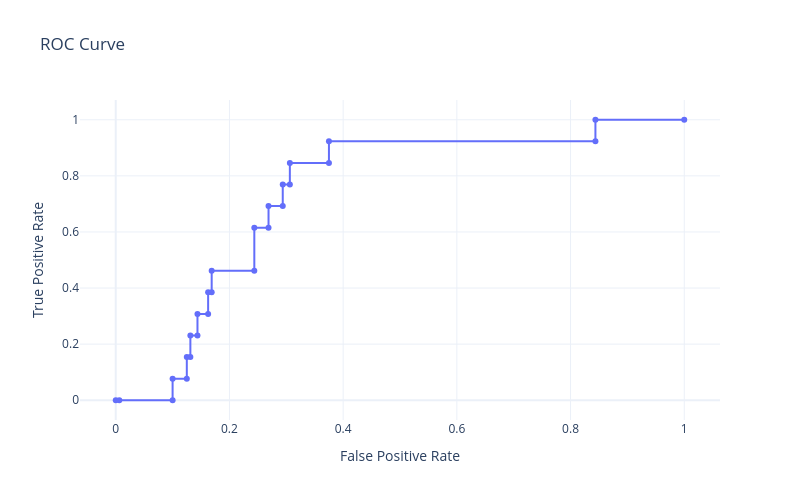

Notebook cell for this chart:
### Markdown cell above
### Support Vector Machine (SVM) Classifier

Support Vector Machines aim to find a hyperplane that maximally separates classes in the feature space. The separation is done by maximizing the margin between the classes, defined by the closest points (support vectors).

#### Linear SVM

Given labeled data $(\mathbf{x}_i, y_i)$, where $\mathbf{x}_i \in \mathbb{R}^n$ and $y_i \in \{-1, +1\}$, SVM solves:

$$
\min_{\mathbf{w}, b, \boldsymbol{\xi}} \ \frac{1}{2} \|\mathbf{w}\|^2 + C \sum_{i=1}^n \xi_i
$$
$$
\text{subject to } \ y_i(\mathbf{w}^\top \mathbf{x}_i + b) \geq 1 - \xi_i, \quad \xi_i \geq 0
$$

Where:
- $\mathbf{w}$: weight vector (normal to the hyperplane)
- $b$: bias term
- $xi_i$: slack variables for misclassification
- $C > 0$: regularization parameter


##### Nonlinear SVM

To handle nonlinear boundaries, SVM maps data into a higher-dimensional space via a kernel function $K(\mathbf{x}_i, \mathbf{x}_j)$:

$$
K(\mathbf{x}_i, \mathbf{x}_j) = \phi(\mathbf{x}_i)^\top \phi(\mathbf{x}_j)
$$

Kernels:
- Linear: $K(\mathbf{x}, \mathbf{z}) = \mathbf{x}^\top \mathbf{z}$
- RBF: $K(\mathbf{x}, \mathbf{z}) = \exp(-\gamma \|\mathbf{x} - \mathbf{z}\|^2)$
- Polynomial: $K(\mathbf{x}, \mathbf{z}) = (\mathbf{x}^\top \mathbf{z} + r)^d$


The model:

- Has no distributional assumptions.
- Assumes classes are separable with margin.
- Is sensitive to feature scaling.

### Code cell
# SVM Classifier
from sklearn.preprocessing import StandardScaler
from sklearn.pipeline import Pipeline
from sklearn.svm import SVC

# ----------------------------------------- Model Parameters  -----------------------------------------

auto_best_threshold_based_on_metric = 'accuracy'      # Available metrics: ["accuracy", "sensitivity", "specificity", "ppv", "npv", "f1", "auc"]
include_bootstrap_confidence_intervals = False        # True # False
cross_validation_splits = 5                           # 5-Fold cross validation
grid_search_scoring_metric = 'recall'                 # choosing best metric in grid search : ['roc_auc','recall']

# ----------------------------------------------------------------------------------------------------

# scaling + SVM
svm_pipe = Pipeline([
    ('scaler', StandardScaler()),
    ('svc', SVC(probability=True, kernel='rbf', class_weight='balanced', random_state=42))
])

# SVM hyperparameter grid
svm_param_grid = {
    'svc__C': [0.01, 0.1, 1, 10, 100],
    'svc__gamma': ['scale', 'auto'],
    'svc__kernel': ['rbf', 'linear', 'poly', 'sigmoid']
}

cv = StratifiedKFold(n_splits=cross_validation_splits, shuffle=True, random_state=random_state)
svm_grid = GridSearchCV(svm_pipe, svm_param_grid, cv=cv, scoring=grid_search_scoring_metric, n_jobs=-1) 
svm_grid.fit(X_train, y_train)

print("SVM best parameters:", svm_grid.best_params_)
print("SVM best CV ROC AUC:", svm_grid.best_score_)

# Test set evaluation
svm_best = svm_grid.best_estimator_
y_test_proba_svm = svm_best.predict_proba(X_test)[:, 1]

best_metrics_svm = find_best_threshold(
    model=svm_best,
    X_test=X_test,
    y_test=y_test,
    metric=auto_best_threshold_based_on_metric,             
    bootstrap=include_bootstrap_confidence_intervals,    # to get CI    
    n_bootstrap=100        
)

print_metrics(metrics_dict=best_metrics_svm)

plot_confusion_mat(svm_best, 
                   X_test, y_test, 
                   threshold=best_metrics_svm['threshold'], 
                   labels=["Human", "Robot"])

fig = plot_auc(y_test, y_test_proba_svm)
fig.show()

# ------------------------ Choosing a different threshold ------------------------

# threshold_to_display = 0.5 

# threshold_dict = evaluate_model_at_threshold(svm_best, 
#                             X_test, y_test, 
#                             threshold=threshold_to_display, 
#                             bootstrap=include_bootstrap_confidence_intervals, 
#                             n_bootstrap=100)

# print_metrics(metrics_dict=threshold_dict)

# plot_confusion_mat(svm_best, 
#                    X_test, y_test, 
#                    threshold=threshold_dict['threshold'], 
#                    labels=["Human", "Robot"])

# --------------------------------------------------------------------------------

### Figure 1 — Plotly figure (JSON) as saved in the notebook; plotly's stock layout.template omitted (floating-point values rounded to 4 significant figures)
{"data": [{"hoverinfo": "text", "mode": "lines+markers", "name": "ROC Curve", "text": ["Threshold: inf<br>Accuracy: 0.500<br>F1: 0.000", "Threshold: 0.35<br>Accuracy: 0.497<br>F1: 0.000", "Threshold: 0.16<br>Accuracy: 0.450<br>F1: 0.000", "Threshold: 0.16<br>Accuracy: 0.488<br>F1: 0.067", "Threshold: 0.16<br>Accuracy: 0.476<br>F1: 0.059", "Threshold: 0.16<br>Accuracy: 0.514<br>F1: 0.114", "Threshold: 0.16<br>Accuracy: 0.511<br>F1: 0.111", "Threshold: 0.15<br>Accuracy: 0.550<br>F1: 0.162", "Threshold: 0.15<br>Accuracy: 0.544<br>F1: 0.154", "Threshold: 0.15<br>Accuracy: 0.582<br>F1: 0.200", "Threshold: 0.14<br>Accuracy: 0.573<br>F1: 0.186", "Threshold: 0.14<br>Accuracy: 0.611<br>F1: 0.227", "Threshold: 0.14<br>Accuracy: 0.608<br>F1: 0.222", "Threshold: 0.13<br>Accuracy: 0.646<br>F1: 0.261", "Threshold: 0.12<br>Accuracy: 0.609<br>F1: 0.207", "Threshold: 0.11<br>Accuracy: 0.686<br>F1: 0.267", "Threshold: 0.10<br>Accuracy: 0.673<br>F1: 0.250", "Threshold: 0.10<br>Accuracy: 0.712<br>F1: 0.277", "Threshold: 0.09<br>Accuracy: 0.699<br>F1: 0.261", "Threshold: 0.09<br>Accuracy: 0.738<br>F1: 0.286", "Threshold: 0.08<br>Accuracy: 0.731<br>F1: 0.278", "Threshold: 0.08<br>Accuracy: 0.770<br>F1: 0.301", "Threshold: 0.06<br>Accuracy: 0.736<br>F1: 0.262", "Threshold: 0.06<br>Accuracy: 0.774<br>F1: 0.282", "Threshold: 0.01<br>Accuracy: 0.540<br>F1: 0.150", "Threshold: 0.01<br>Accuracy: 0.578<br>F1: 0.161", "Threshold: 0.01<br>Accuracy: 0.500<br>F1: 0.140"], "type": "scatter", "x": [0.0, 0.00625, 0.1, 0.1, 0.125, 0.125, 0.1313, 0.1313, 0.1437, 0.1437, 0.1625, 0.1625, 0.1688, 0.1688, 0.2437, 0.2437, 0.2687, 0.2687, 0.2938, 0.2938, 0.3063, 0.3063, 0.375, 0.375, 0.8438, 0.8438, 1.0], "y": [0.0, 0.0, 0.0, 0.07692, 0.07692, 0.1538, 0.1538, 0.2308, 0.2308, 0.3077, 0.3077, 0.3846, 0.3846, 0.4615, 0.4615, 0.6154, 0.6154, 0.6923, 0.6923, 0.7692, 0.7692, 0.8462, 0.8462, 0.9231, 0.9231, 1.0, 1.0]}], "layout": {"height": 500, "title": {"text": "ROC Curve"}, "width": 800, "xaxis": {"title": {"text": "False Positive Rate"}}, "yaxis": {"title": {"text": "True Positive Rate"}}}}
